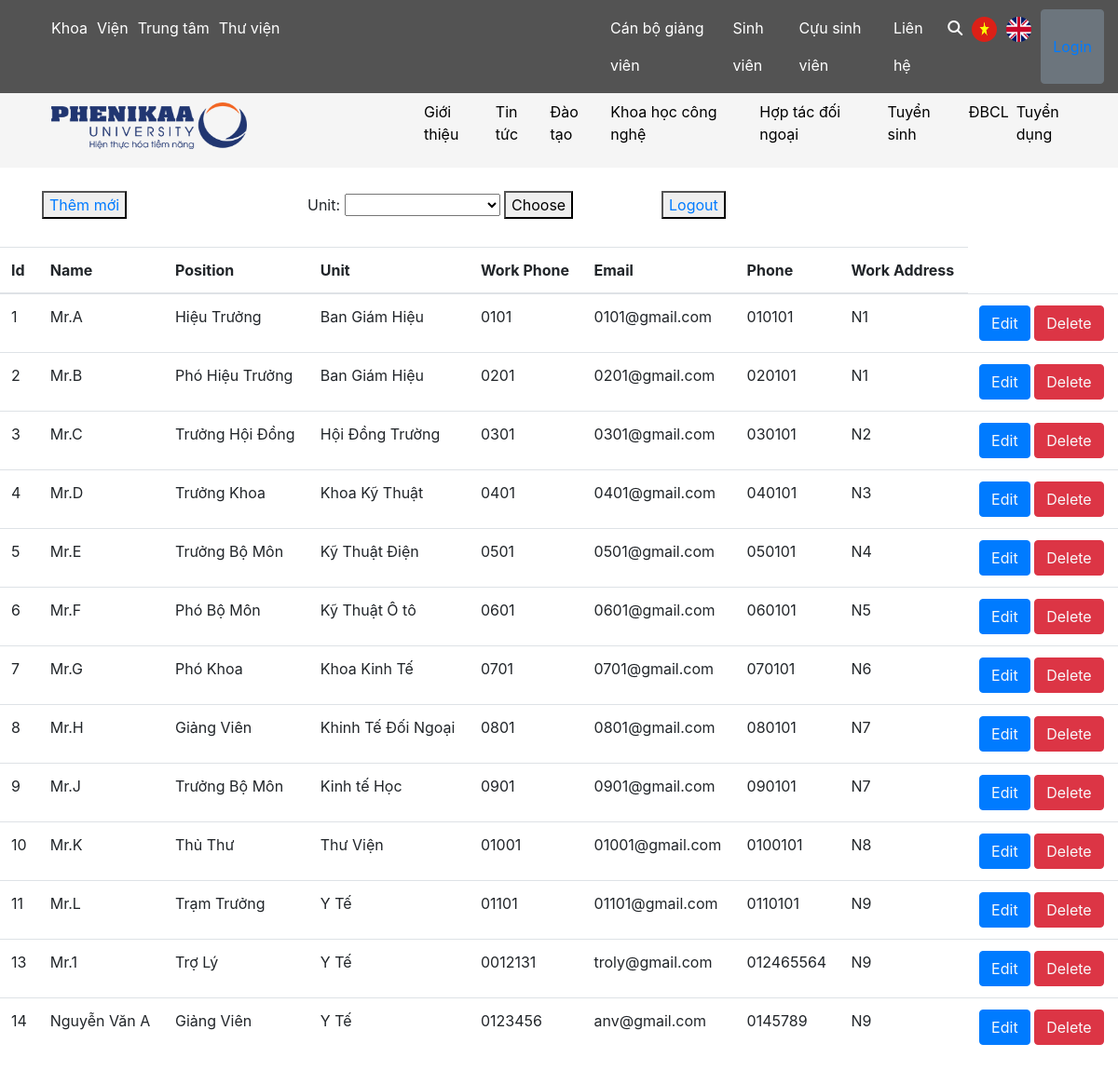
The app's page /admin.php with its own data.
### tables this page shows
CREATE TABLE `person` (
  `idPerson` int(11) NOT NULL,
  `fullName` varchar(255) DEFAULT NULL,
  `position` varchar(255) DEFAULT NULL,
  `workPhone` varchar(255) DEFAULT NULL,
  `email` varchar(255) DEFAULT NULL,
  `phonePerson` varchar(255) DEFAULT NULL,
  `id_unit` int(11) DEFAULT NULL
);

CREATE TABLE `unit` (
  `id` int(11) NOT NULL,
  `name` varchar(255) DEFAULT NULL,
  `address` varchar(255) DEFAULT NULL,
  `phone` varchar(255) DEFAULT NULL,
  `website` varchar(255) DEFAULT NULL,
  `id_parent` int(11) DEFAULT NULL
);

### admin.php (the view, shortened to what this page needs)
<?php
            include('connect.php');
?>
<!DOCTYPE html>
<html lang="en">
<head>
    <link rel="stylesheet" href="https://maxcdn.bootstrapcdn.com/bootstrap/4.5.2/css/bootstrap.min.css"/>
    <link rel="stylesheet" href="./style/style.css">
</head>
<body>
    <?php include('./header/header.php') ?>
    <div class="container" style="margin-top:25px; margin-bottom:25px; width:auto">
        <div class="row">
            <div class="col-md-3">
                <button>
                    <a href="add.php">Thêm mới</a>
                </button>
            </div>
            <div class="col-md-4">
                <form action="" method="GET">
                    <label for="" class="form-label">Unit: </label>
                    <select class="select" name="unit" value="unit">
                        <option value="none" disable></option>
                        <?php
                            $sql = "SELECT * FROM `unit`";
                            $result = mysqli_query($conn,$sql);
                            if($result){
                                while( $row = mysqli_fetch_assoc($result)){
                                    $nameUnit = $row['name'];
                                    $idUnit = $row['id'];
                                    echo '
                                        <option value="'.$idUnit.'">'.$nameUnit.'</option>';
                        }}?>
                    </select>
                    <button type="submit" name="submit">Choose</button>
                </form>
            </div>
            <div class="col-md-3">
                <button>
                    <a href="logout.php">Logout</a>
                </button>
            </div>
        </div>
    </div>
<table class="table">
    <thead>
        <tr>
        <th scope="col">Id</th>
        <th scope="col">Name</th>
        <th scope="col">Position</th>
        <th scope="col">Unit</th>
        <th scope ="col">Work Phone</th>
        <th scope="col">Email</th>
        <th scope="col">Phone</th>
        <th scope="col">Work Address</th>
        </tr>
    </thead>
    <tbody>
        <?php
            $sql = "SELECT * FROM `person` INNER JOIN `unit` WHERE person.id_unit = unit.id;";
            $result = mysqli_query($conn,$sql);
            if($result){
               while( $row = mysqli_fetch_assoc($result)){
                   $id = $row['idPerson'];
                   $name = $row['fullName'];
                   $position = $row['position'];
                   $unit = $row['name'];
                   $workPhone = $row['workPhone'];
                   $email = $row['email'];
                   $phone = $row['phonePerson'];
                   $address = $row['address'];
                   echo '<tr>
                        <td>'.$id.'</td>
                        <td>'.$name.'</td>
                        <td>'.$position.'</td>
                        <td>'.$unit.'</td>
                        <td>'.$workPhone.'</td>
                        <td>'.$email.'</td>
                        <td>'.$phone.'</td>
                        <td>'.$address.'</td>
                        <td>
                        <button class="btn btn-primary"><a href="update.php ? updateid='.$id.'" class="text-light">Edit</a></button>
                        <button class="btn btn-danger"><a href="deleteAccount.php  " class="text-light">Delete</a></button>
                    </td>
                   </tr>';
               }
            }
        ?>
    </tbody>
</table>
</body>
</html>

### records on screen
person: idPerson "1", fullName "Mr.A", position "Hiệu Trưởng", id_unit.name "Ban Giám Hiệu", workPhone "0101", email "0101@gmail.com", phonePerson "010101", id_unit.address "N1"
person: idPerson "2", fullName "Mr.B", position "Phó Hiệu Trưởng", id_unit.name "Ban Giám Hiệu", workPhone "0201", email "0201@gmail.com", phonePerson "020101", id_unit.address "N1"
person: idPerson "3", fullName "Mr.C", position "Trưởng Hội Đồng", id_unit.name "Hội Đồng Trường", workPhone "0301", email "0301@gmail.com", phonePerson "030101", id_unit.address "N2"
person: idPerson "4", fullName "Mr.D", position "Trưởng Khoa", id_unit.name "Khoa Kỹ Thuật", workPhone "0401", email "0401@gmail.com", phonePerson "040101", id_unit.address "N3"
person: idPerson "5", fullName "Mr.E", position "Trưởng Bộ Môn", id_unit.name "Kỹ Thuật Điện", workPhone "0501", email "0501@gmail.com", phonePerson "050101", id_unit.address "N4"
person: idPerson "6", fullName "Mr.F", position "Phó Bộ Môn", id_unit.name "Kỹ Thuật Ô tô", workPhone "0601", email "0601@gmail.com", phonePerson "060101", id_unit.address "N5"
person: idPerson "7", fullName "Mr.G", position "Phó Khoa", id_unit.name "Khoa Kinh Tế", workPhone "0701", email "0701@gmail.com", phonePerson "070101", id_unit.address "N6"
person: idPerson "8", fullName "Mr.H", position "Giảng Viên", id_unit.name "Khinh Tế Đối Ngoại", workPhone "0801", email "0801@gmail.com", phonePerson "080101", id_unit.address "N7"
person: idPerson "9", fullName "Mr.J", position "Trưởng Bộ Môn", id_unit.name "Kinh tế Học", workPhone "0901", email "0901@gmail.com", phonePerson "090101", id_unit.address "N7"
person: idPerson "10", fullName "Mr.K", position "Thủ Thư", id_unit.name "Thư Viện", workPhone "01001", email "01001@gmail.com", phonePerson "0100101", id_unit.address "N8"
person: idPerson "11", fullName "Mr.L", position "Trạm Trưởng", id_unit.name "Y Tế", workPhone "01101", email "01101@gmail.com", phonePerson "0110101", id_unit.address "N9"
person: idPerson "13", fullName "Mr.1", position "Trợ Lý", id_unit.name "Y Tế", workPhone "0012131", email "troly@gmail.com", phonePerson "012465564", id_unit.address "N9"
person: idPerson "14", fullName "Nguyễn Văn A", position "Giảng Viên", id_unit.name "Y Tế", workPhone "0123456", email "anv@gmail.com", phonePerson "0145789", id_unit.address "N9"
